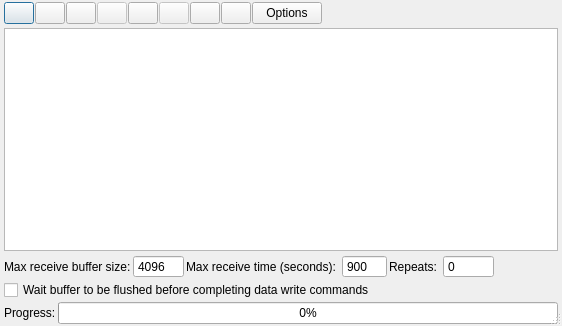
<?xml version="1.0" encoding="UTF-8"?>
<ui version="4.0">
 <class>AutScripting</class>
 <widget class="QDialog" name="AutScripting">
  <property name="geometry">
   <rect>
    <x>0</x>
    <y>0</y>
    <width>562</width>
    <height>326</height>
   </rect>
  </property>
  <property name="sizePolicy">
   <sizepolicy hsizetype="Minimum" vsizetype="Minimum">
    <horstretch>0</horstretch>
    <verstretch>0</verstretch>
   </sizepolicy>
  </property>
  <property name="windowTitle">
   <string>Scripting</string>
  </property>
  <property name="sizeGripEnabled">
   <bool>true</bool>
  </property>
  <layout class="QVBoxLayout" name="verticalLayout">
   <property name="spacing">
    <number>2</number>
   </property>
   <property name="leftMargin">
    <number>4</number>
   </property>
   <property name="topMargin">
    <number>2</number>
   </property>
   <property name="rightMargin">
    <number>4</number>
   </property>
   <property name="bottomMargin">
    <number>2</number>
   </property>
   <item>
    <widget class="QWidget" name="centralwidget" native="true">
     <layout class="QVBoxLayout" name="verticalLayout_2">
      <property name="spacing">
       <number>4</number>
      </property>
      <property name="leftMargin">
       <number>0</number>
      </property>
      <property name="topMargin">
       <number>0</number>
      </property>
      <property name="rightMargin">
       <number>0</number>
      </property>
      <property name="bottomMargin">
       <number>2</number>
      </property>
      <item>
       <layout class="QHBoxLayout" name="horizontalLayout">
        <property name="spacing">
         <number>1</number>
        </property>
        <item>
         <widget class="QPushButton" name="btn_Load">
          <property name="maximumSize">
           <size>
            <width>30</width>
            <height>16777215</height>
           </size>
          </property>
          <property name="toolTip">
           <string>Load script</string>
          </property>
          <property name="statusTip">
           <string/>
          </property>
          <property name="whatsThis">
           <string/>
          </property>
          <property name="accessibleDescription">
           <string/>
          </property>
          <property name="text">
           <string/>
          </property>
         </widget>
        </item>
        <item>
         <widget class="QPushButton" name="btn_Save">
          <property name="maximumSize">
           <size>
            <width>30</width>
            <height>16777215</height>
           </size>
          </property>
          <property name="toolTip">
           <string>Save script</string>
          </property>
          <property name="statusTip">
           <string/>
          </property>
          <property name="text">
           <string/>
          </property>
         </widget>
        </item>
        <item>
         <widget class="QPushButton" name="btn_Compile">
          <property name="maximumSize">
           <size>
            <width>30</width>
            <height>16777215</height>
           </size>
          </property>
          <property name="toolTip">
           <string>Compile script to check for errors</string>
          </property>
          <property name="text">
           <string/>
          </property>
         </widget>
        </item>
        <item>
         <widget class="QPushButton" name="btn_Run">
          <property name="enabled">
           <bool>false</bool>
          </property>
          <property name="maximumSize">
           <size>
            <width>30</width>
            <height>16777215</height>
           </size>
          </property>
          <property name="toolTip">
           <string>Run script</string>
          </property>
          <property name="text">
           <string/>
          </property>
         </widget>
        </item>
        <item>
         <widget class="QPushButton" name="btn_Pause">
          <property name="enabled">
           <bool>true</bool>
          </property>
          <property name="maximumSize">
           <size>
            <width>30</width>
            <height>16777215</height>
           </size>
          </property>
          <property name="toolTip">
           <string>Pause execution</string>
          </property>
          <property name="text">
           <string/>
          </property>
          <property name="checkable">
           <bool>true</bool>
          </property>
         </widget>
        </item>
        <item>
         <widget class="QPushButton" name="btn_Stop">
          <property name="enabled">
           <bool>false</bool>
          </property>
          <property name="maximumSize">
           <size>
            <width>30</width>
            <height>16777215</height>
           </size>
          </property>
          <property name="toolTip">
           <string>Stop execution</string>
          </property>
          <property name="text">
           <string/>
          </property>
         </widget>
        </item>
        <item>
         <widget class="QPushButton" name="btn_Clear">
          <property name="enabled">
           <bool>true</bool>
          </property>
          <property name="maximumSize">
           <size>
            <width>30</width>
            <height>16777215</height>
           </size>
          </property>
          <property name="toolTip">
           <string>Clear editor</string>
          </property>
          <property name="text">
           <string/>
          </property>
          <property name="checkable">
           <bool>false</bool>
          </property>
         </widget>
        </item>
        <item>
         <widget class="QPushButton" name="btn_Help">
          <property name="maximumSize">
           <size>
            <width>30</width>
            <height>16777215</height>
           </size>
          </property>
          <property name="toolTip">
           <string>Help</string>
          </property>
          <property name="text">
           <string/>
          </property>
         </widget>
        </item>
        <item>
         <widget class="QPushButton" name="btn_Options">
          <property name="minimumSize">
           <size>
            <width>60</width>
            <height>0</height>
           </size>
          </property>
          <property name="maximumSize">
           <size>
            <width>70</width>
            <height>16777215</height>
           </size>
          </property>
          <property name="text">
           <string>Options</string>
          </property>
         </widget>
        </item>
        <item>
         <spacer name="horizontalSpacer">
          <property name="orientation">
           <enum>Qt::Horizontal</enum>
          </property>
          <property name="sizeHint" stdset="0">
           <size>
            <width>40</width>
            <height>20</height>
           </size>
          </property>
         </spacer>
        </item>
       </layout>
      </item>
      <item>
       <widget class="AutCodeEditor" name="edit_Script"/>
      </item>
     </layout>
    </widget>
   </item>
   <item>
    <layout class="QHBoxLayout" name="horizontalLayout_3">
     <property name="spacing">
      <number>2</number>
     </property>
     <property name="topMargin">
      <number>0</number>
     </property>
     <item>
      <widget class="QLabel" name="label_MaxRecBufSize">
       <property name="toolTip">
        <string>This is the maximum size of the receive buffer, if the expected data is not found after this number of bytes have been received then the script will fail.</string>
       </property>
       <property name="text">
        <string>Max receive buffer size:</string>
       </property>
      </widget>
     </item>
     <item>
      <widget class="QSpinBox" name="spin_MaxRecBufSize">
       <property name="maximumSize">
        <size>
         <width>70</width>
         <height>16777215</height>
        </size>
       </property>
       <property name="toolTip">
        <string>This is the maximum size of the receive buffer, if the expected data is not found after this number of bytes have been received then the script will fail.</string>
       </property>
       <property name="buttonSymbols">
        <enum>QAbstractSpinBox::NoButtons</enum>
       </property>
       <property name="minimum">
        <number>16</number>
       </property>
       <property name="maximum">
        <number>2097152</number>
       </property>
       <property name="value">
        <number>4096</number>
       </property>
      </widget>
     </item>
     <item>
      <widget class="QLabel" name="label">
       <property name="toolTip">
        <string>This is the maximum time to wait for the recieve buffer to contain the expected data before the script fails.</string>
       </property>
       <property name="text">
        <string>Max receive time (seconds): </string>
       </property>
      </widget>
     </item>
     <item>
      <widget class="QSpinBox" name="spin_MaxRecTime">
       <property name="maximumSize">
        <size>
         <width>60</width>
         <height>16777215</height>
        </size>
       </property>
       <property name="toolTip">
        <string>This is the maximum time to wait for the recieve buffer to contain the expected data before the script fails.</string>
       </property>
       <property name="buttonSymbols">
        <enum>QAbstractSpinBox::NoButtons</enum>
       </property>
       <property name="minimum">
        <number>1</number>
       </property>
       <property name="maximum">
        <number>86400</number>
       </property>
       <property name="value">
        <number>900</number>
       </property>
      </widget>
     </item>
     <item>
      <widget class="QLabel" name="label_2">
       <property name="toolTip">
        <string>This is the maximum time to wait for the recieve buffer to contain the expected data before the script fails.</string>
       </property>
       <property name="text">
        <string>Repeats: </string>
       </property>
      </widget>
     </item>
     <item>
      <widget class="QSpinBox" name="spin_Repeats">
       <property name="maximumSize">
        <size>
         <width>60</width>
         <height>16777215</height>
        </size>
       </property>
       <property name="toolTip">
        <string>This is the number of times to repeat the script (0 will not repeat the script, -1 will infinitely repeat the script).</string>
       </property>
       <property name="buttonSymbols">
        <enum>QAbstractSpinBox::NoButtons</enum>
       </property>
       <property name="minimum">
        <number>-1</number>
       </property>
       <property name="maximum">
        <number>999999</number>
       </property>
       <property name="value">
        <number>0</number>
       </property>
      </widget>
     </item>
     <item>
      <spacer name="horizontalSpacer_2">
       <property name="orientation">
        <enum>Qt::Horizontal</enum>
       </property>
       <property name="sizeHint" stdset="0">
        <size>
         <width>40</width>
         <height>20</height>
        </size>
       </property>
      </spacer>
     </item>
    </layout>
   </item>
   <item>
    <widget class="QCheckBox" name="check_WaitForWrite">
     <property name="enabled">
      <bool>true</bool>
     </property>
     <property name="toolTip">
      <string>When checked, the current execution line will not progress until all the data has been written out from the buffer. When unchecked the next line will execute immediately without waiting for the data to be written out.</string>
     </property>
     <property name="text">
      <string>Wait buffer to be flushed before completing data write commands</string>
     </property>
     <property name="checkable">
      <bool>true</bool>
     </property>
    </widget>
   </item>
   <item>
    <layout class="QHBoxLayout" name="horizontalLayout_2">
     <property name="spacing">
      <number>2</number>
     </property>
     <property name="topMargin">
      <number>0</number>
     </property>
     <item>
      <widget class="QLabel" name="label_3">
       <property name="text">
        <string>Progress:</string>
       </property>
      </widget>
     </item>
     <item>
      <widget class="QProgressBar" name="progress_Complete">
       <property name="value">
        <number>0</number>
       </property>
      </widget>
     </item>
    </layout>
   </item>
   <item>
    <layout class="QHBoxLayout" name="StatusBarLayout">
     <property name="spacing">
      <number>2</number>
     </property>
     <property name="topMargin">
      <number>0</number>
     </property>
    </layout>
   </item>
  </layout>
 </widget>
 <customwidgets>
  <customwidget>
   <class>AutCodeEditor</class>
   <extends>QPlainTextEdit</extends>
   <header>AutCodeEditor.h</header>
  </customwidget>
 </customwidgets>
 <tabstops>
  <tabstop>edit_Script</tabstop>
  <tabstop>btn_Load</tabstop>
  <tabstop>btn_Save</tabstop>
  <tabstop>btn_Compile</tabstop>
  <tabstop>btn_Run</tabstop>
  <tabstop>btn_Pause</tabstop>
  <tabstop>btn_Stop</tabstop>
  <tabstop>btn_Clear</tabstop>
  <tabstop>btn_Help</tabstop>
  <tabstop>btn_Options</tabstop>
  <tabstop>spin_MaxRecBufSize</tabstop>
  <tabstop>spin_MaxRecTime</tabstop>
  <tabstop>check_WaitForWrite</tabstop>
 </tabstops>
 <resources/>
 <connections/>
</ui>
